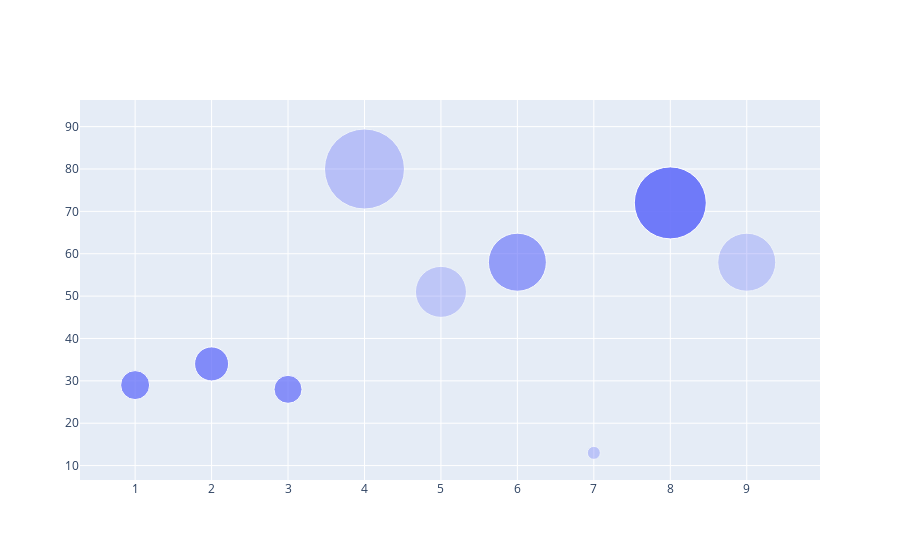

Source (notebook cell):
### Code cell
x = np.arange(1,10)
y = np.random.randint(1,100,9)
op = np.random.uniform(0.2,1 ,9)
data = go.Scatter(
                  x = x,
                  y = y,
                  mode = 'markers',
                  marker = dict(size = y,opacity = op), # Changing opacity & size of bubbles
                  )

fig = go.Figure(data=data)
fig.show()

### Figure 1 — Plotly figure (JSON) as saved in the notebook; plotly's stock layout.template omitted (floating-point values rounded to 4 significant figures)
{"data": [{"marker": {"opacity": [0.7581, 0.7649, 0.7281, 0.3508, 0.2941, 0.6246, 0.3212, 0.9035, 0.2911], "size": [29, 34, 28, 80, 51, 58, 13, 72, 58]}, "mode": "markers", "type": "scatter", "x": [1, 2, 3, 4, 5, 6, 7, 8, 9], "y": [29, 34, 28, 80, 51, 58, 13, 72, 58]}], "layout": {}}
